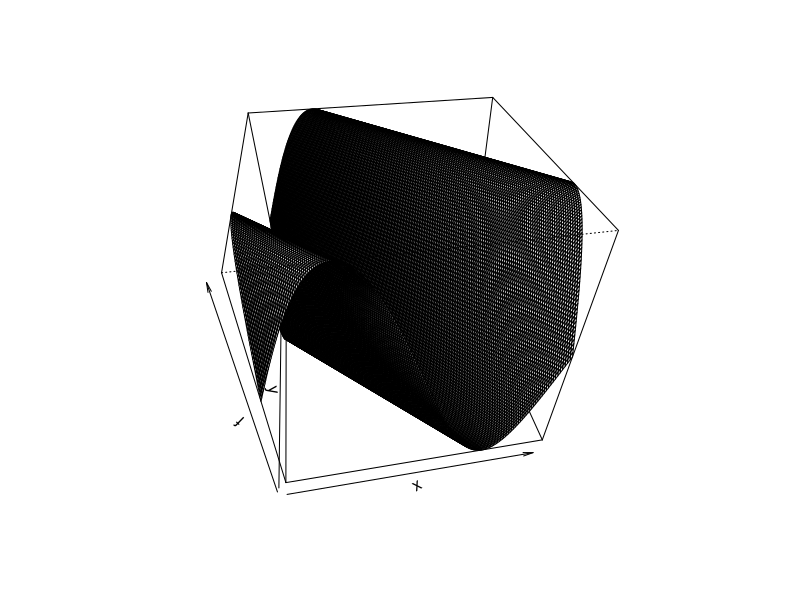

Write the R code that produced this figure.
x <- seq(0,2*pi,by=pi/100)
y <- x
xg <- (x*0+1) %*% t(y)
yg <- (x) %*% t(y*0+1)
f <- sin(xg+yg)
persp(x,y,f,theta=-10,phi=40)
